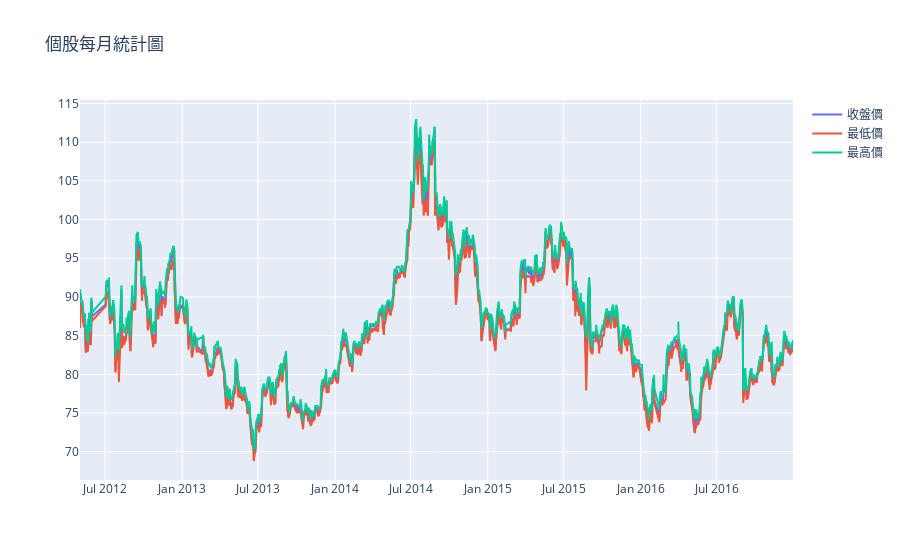

Here is the notebook cell this chart was saved with:
### Code cell
def convertDate(date):
    yearStr,monthStr,dateStr = date.split('/')
    yearStr = str(int(yearStr)+1911)
    date = "{}-{}-{}".format(yearStr , monthStr,dateStr)
    return date

def clearData(data):
    data[0] = convertDate(data[0])

    for i in range(1,len(data)):
        if not i == 7:
            if data[i]=='--':
                data[i] = np.nan
            else:
                data[i] = float(data[i].replace(',',''))

def stockData(year,month,stockId):
    url = "https://www.twse.com.tw/exchangeReport/STOCK_DAY?response=json&date="+year+month+"01&stockNo="+stockId+"&_=1568871033773"
    res = requests.get(url)
    time.sleep(3.2)
    print(res)
    jdata = json.loads(res.text) # json 解析
    
    columns = jdata['fields']
    data = jdata['data']
    
    for d in data:
        clearData(d)
    return columns,data

def getData(beginYear,beginMonth,endYear,endMonth,stockID):
    bDate = pd.Timestamp("{}-{}-01".format(beginYear,beginMonth))
    eDate = pd.Timestamp("{}-{}-01".format(endYear,endMonth))
    
    cols,data = stockData(beginYear,beginMonth,stockID)
    df = pd.DataFrame(data, columns = cols )
    
    date = bDate + pd.DateOffset(months=1)
    
    while True:
        date = date + pd.DateOffset(months=1)
        
        _, data = stockData(str(date.year),str(date.month).zfill(2) ,stockID)
        tmp = pd.DataFrame(data,columns=cols)
        df = df.append(tmp,ignore_index=True)
        if date == eDate:
            break
            
    return df
     
def main():
    # date
    startYear = '2012'
    startMonth = '05'
    endYear = '2016'
    endMonth = '12'
    stockId = "2317"
    
    df = getData(startYear,startMonth,endYear,endMonth,stockId)
    df.plot(kind="line",figsize=(12,6),x='日期',y=['收盤價','最低價','最高價'])
    print(df)

    # plotly
    pd.options.mode.chained_assignment = None
    
    data = [
        Scatter(x=df['日期'],y=df['收盤價'],name='收盤價'),
        Scatter(x=df['日期'],y=df['最低價'],name='最低價'),
        Scatter(x=df['日期'],y=df['最高價'],name='最高價')
    ]
    plotly.offline.iplot({
        "data":data,
        "layout":Layout(title="個股每月統計圖")
    })

if __name__ == '__main__':
    main()

### Figure 1 — Plotly figure (JSON) as saved in the notebook; plotly's stock layout.template omitted (floating-point values rounded to 4 significant figures; data arrays with more than 128 entries replaced by an {"elided": "..."} marker saying what was removed)
{"data": [{"name": "收盤價", "type": "scatter", "x": {"elided": "1133 str values"}, "y": {"elided": "1133 float values"}}, {"name": "最低價", "type": "scatter", "x": {"elided": "1133 str values"}, "y": {"elided": "1133 float values"}}, {"name": "最高價", "type": "scatter", "x": {"elided": "1133 str values"}, "y": {"elided": "1133 float values"}}], "layout": {"title": {"text": "個股每月統計圖"}}}
